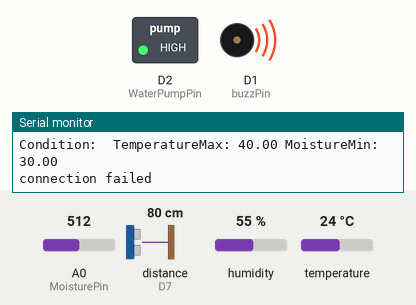
Simulated run of this sketch. Board: ESP8266 (NodeMCU). On the bench: switched loads named in the sketch (green lamp = pin HIGH), buzzer (waves = sounding, pin HIGH), the last lines printed to the serial monitor. Inputs (shaded band) come from the test bench; at power-on: distance to the obstacle (sensor on D7) 80 cm, A0 (MoisturePin) = 512, humidity 55 %, temperature 24 °C. The echo pulse lasts 58.3 µs per cm; WiFi joins after 1.5 s; servers stay silent unless stated; uploads are accepted with an empty reply; pins used as bus, display or sensor lines are not drawn.

Above: at 12.1 s.
12.2 s: distance to the obstacle (sensor on D7) set to 12 cm
21.6 s: distance to the obstacle (sensor on D7) set to 9 cm
At 27.5 s:
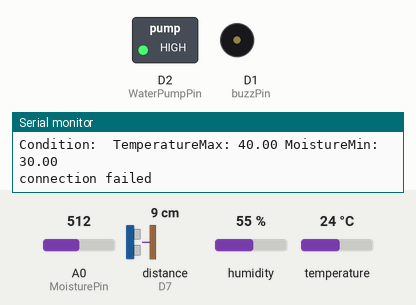
31.0 s: distance to the obstacle (sensor on D7) set to 18 cm
At 32.9 s:
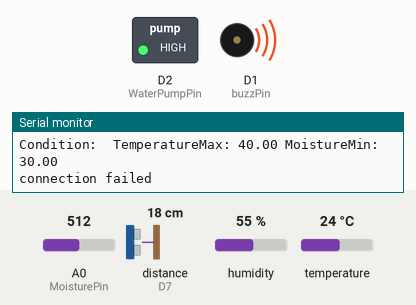
Timing chart, 0 to 34.4 s (numbered marks = the images above; inputs shaded):
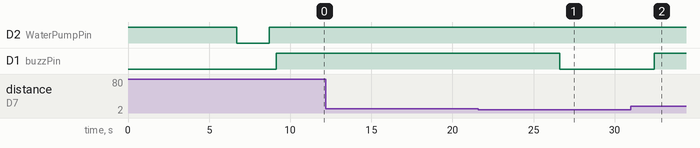

The sketch:

SmartWatering.ino
```cpp
#include <ESP8266WiFi.h>
#include <ESP8266HTTPClient.h>
#include <ArduinoJson.h> //https://github.com/bblanchon/ArduinoJson
#include <DHT.h>
#define DHTPIN 2      // Chân dữ liệu của DHT11 kết nối với GPIO2 của ESP8266
#define DHTTYPE DHT11 // Loại DHT được sử dụng
DHT dht(DHTPIN, DHTTYPE);

const int MoisturePin = A0;
const int WaterPumpPin = D2;
const int trigPin = D6;
const int echoPin = D7;
const int buzzPin = D1;
long duration;
int distance, oldDistance;
float Heigh = 11;
String LevelJson;

HTTPClient http;
WiFiClient client;

//const String ssid = "UiTiOt-E3.1";
//const String password = "UiTiOtAP";

const String ssid = "905";
const String password = "12345678";

//const String ssid = "hello";
//const String password = "12345678";

//Server address
const String ServerIP = "192.168.0.101";
const String Host = "http://" + ServerIP + ":5005/api/VariableValues";
const uint16_t Port = 13000;

//VariableValues ID
const int TemperatureId = 2;
const int HumidityId = 3;
const int MoistureId = 1;
const int WaterLevelId = 1002;
int priority = 0;

//Triggers
float temMin, temMax = 40, humMin = 30, humMax, moiMin = 30, moiMax;

//Sensor value
float HumidityValue, TemperatureValue, MoistureValue;

// String DataToSend;
int Interval = 2000;

unsigned long timeout;

void setup()
{
  Serial.begin(115200);
  pinMode(trigPin, OUTPUT); // Sets the trigPin as an Output
  pinMode(echoPin, INPUT);  // Sets the echoPin as an Input
  pinMode(WaterPumpPin, OUTPUT);
  pinMode(buzzPin, OUTPUT);
  digitalWrite(WaterPumpPin, HIGH); // vì chân D3 nối với relay mà relay tích cực thấp nên mặc định chân D3 phải tích cực cao để ngắt relay

  Serial.println("Connecting to..");
  WiFi.begin(ssid, password);
  while (WiFi.status() != WL_CONNECTED)
  {
    delay(500);
    Serial.print(".");
  }
  dht.begin();
  Serial.println("Connected");
}
void loop()
{

  if (WiFi.status() == WL_CONNECTED)
  {
    if (millis() - timeout > 5000)
    {
       trigger();
      post(DHTJsonData());
      post(MoistureJsonData());
      LevelJson = WaterLevelJsonData();
      if (distance != 0 && distance != oldDistance)
        post(LevelJson);
            Serial.println("Condition:  TemperatureMax: " + String(temMax) + " MoistureMin: " + String(moiMin));
      timeout = millis();
    }
    socketConnection();
  }
}

void post(String DataToSend)
{
  // DataToSend = DHTJsonData();
  Serial.println(DataToSend);

  http.begin(Host);
  http.addHeader("Content-Type", "application/json");
  int status = http.POST(DataToSend); // Send sensor value to server
  Serial.println(status);             // Print status code, response from server
  http.end();
}

void trigger()
{
  if (priority >= 1)
    return;
  if (MoistureValue < moiMin || TemperatureValue > temMax)
  {
    digitalWrite(WaterPumpPin, LOW); // turn the LED on (HIGH is the voltage level)
    delay(Interval);
    digitalWrite(WaterPumpPin, HIGH);
  }
  else
  {
    digitalWrite(WaterPumpPin, HIGH);
  }
}
void handle(String data)
{
  char AB[50];
  data.toCharArray(AB, 50);
  String command = strtok(AB, ":");
  String value[10];
  int i = 0;
  while (command != "")
  {
    value[i] = command;
    data = data.substring(command.length() + 1);
    data.toCharArray(AB, 50);
    command = strtok(AB, ":");
    i++;
  }

  if (value[0] == "T") //T:1:30:50
  {
    char tem[8];
    if (value[1] == String(TemperatureId))
    {
      value[2].toCharArray(tem, value[2].length() + 1);
      temMin = atof(tem);
      value[3].toCharArray(tem, value[3].length() + 1);
      temMax = atof(tem);
    }
    else if (value[1] == String(HumidityId))
    {
      value[2].toCharArray(tem, value[2].length() + 1);
      humMin = atof(tem);
      value[3].toCharArray(tem, value[3].length() + 1);
      humMax = atof(tem);
    }
    else if (value[1] == String(MoistureId))
    {
      value[2].toCharArray(tem, value[2].length() + 1);
      moiMin = atof(tem);
      value[3].toCharArray(tem, value[3].length() + 1);
      moiMax = atof(tem);
    }
  }
  else if (value[0] == "S") // S:1:1
  {
    if (value[1] == "D2")
    {
      digitalWrite(WaterPumpPin, LOW);
      delay(2000);
      digitalWrite(WaterPumpPin, HIGH);
    }
  }
  else if (value[0] == "C") // S:1:1
  {
    if (value[1] == "D2")
    {
      if (value[2] == "1")
      {
        priority = 2;
        digitalWrite(WaterPumpPin, LOW);
      }
      else
      {
        priority = 0;
        digitalWrite(WaterPumpPin, HIGH);
      }
    }
  }
}
void socketConnection()
{
  // Use WiFiClient class to create TCP connections
  if (!client.connected())
  {
    Serial.println("connection failed");
    client.connect(ServerIP, Port);
    client.print(ESP.getFlashChipId());
    delay(5000);
  }
  String result = "";
  while (client.available())
  {
    char ch = static_cast<char>(client.read());
    result += ch;
  }
  if (result != "")
  {
    Serial.println(result);
    handle(result);
  }
}

void readDHTSensor()
{
  HumidityValue = dht.readHumidity();
  TemperatureValue = dht.readTemperature();
  while (isnan(HumidityValue) || isnan(TemperatureValue))
  {
    HumidityValue = dht.readHumidity();
    TemperatureValue = dht.readTemperature();
  }
}

void readMoistureSensor()
{
  MoistureValue = (100 - ((analogRead(MoisturePin) / 1023.00) * 100)); // Convert to moisture percentage
}

void getDistance()
{
  //// Clears the trigPin
  digitalWrite(trigPin, LOW);
  delayMicroseconds(2);

  // Sets the trigPin on HIGH state for 10 micro seconds
  digitalWrite(trigPin, HIGH);
  delayMicroseconds(10);
  digitalWrite(trigPin, LOW);

  // Reads the echoPin, returns the sound wave travel time in microseconds
  duration = pulseIn(echoPin, HIGH);

  // Calculating the distance
  distance = duration * 0.034 / 2;

  // // Prints the distance on the Serial Monitor
  Serial.print("Distance: ");
  Serial.println(distance);
  if (distance == 0 || oldDistance > distance)
  {
    distance = oldDistance;
    Serial.println("Dispose");
    return;
  }
  if (distance >= Heigh -1 )
  {
    priority = 1;
    digitalWrite(WaterPumpPin, HIGH);
    digitalWrite(buzzPin, HIGH);
//    Serial.println(" buzz");
  }
  else
  {
//    Serial.println(" unbuzz");
    if(priority!=2)
      priority = 0;
    digitalWrite(buzzPin, LOW);
  }
}
String DHTJsonData()
{
  readDHTSensor();

  const int capacity = JSON_ARRAY_SIZE(2) + 2 * JSON_OBJECT_SIZE(2);
  StaticJsonDocument<capacity> doc;

  JsonObject obj1 = doc.createNestedObject();
  obj1["Value"] = TemperatureValue;
  obj1["VariableId"] = TemperatureId;
  JsonObject obj2 = doc.createNestedObject();
  obj2["Value"] = HumidityValue;
  obj2["VariableId"] = HumidityId;

  String result;
  serializeJson(doc, result);
  return result;
}

String MoistureJsonData()
{
  readMoistureSensor();

  const int capacity = JSON_ARRAY_SIZE(1) + 1 * JSON_OBJECT_SIZE(2);
  StaticJsonDocument<capacity> doc;

  JsonObject obj1 = doc.createNestedObject();
  obj1["Value"] = MoistureValue;
  obj1["VariableId"] = MoistureId;

  String result;
  serializeJson(doc, result);
  return result;
}

String WaterLevelJsonData()
{
  getDistance();
  const int capacity = JSON_ARRAY_SIZE(1) + 1 * JSON_OBJECT_SIZE(2);
  StaticJsonDocument<capacity> doc;

  JsonObject obj1 = doc.createNestedObject();
  int percent = ((Heigh - 1 - distance) / Heigh) * 100;
  if (percent <= 0)
    percent = 0;
  obj1["Value"] = percent;
  obj1["VariableId"] = WaterLevelId;

  String result;
  serializeJson(doc, result);
  return result;
}
```

Measured:
- the behaviour switches between 11 and 10 cm on distance to the obstacle (sensor on D7) (found by bisection; images 0 and 1)
- after the input at 21.6 s, D1 (buzzPin): HIGH → LOW after 5.0 s
- after the input at 31.0 s, D1 (buzzPin): LOW → HIGH after 1.4 s
